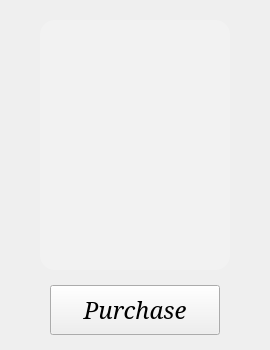
<?xml version="1.0" encoding="UTF-8"?>
<ui version="4.0">
 <class>pickCard</class>
 <widget class="QFrame" name="pickCard">
  <property name="geometry">
   <rect>
    <x>0</x>
    <y>0</y>
    <width>270</width>
    <height>350</height>
   </rect>
  </property>
  <property name="windowTitle">
   <string>Frame</string>
  </property>
  <property name="styleSheet">
   <string notr="true">#pickCard{
border-image: url(:/images/rule_background.png);
border-radius:75px;
}</string>
  </property>
  <property name="frameShape">
   <enum>QFrame::StyledPanel</enum>
  </property>
  <property name="frameShadow">
   <enum>QFrame::Raised</enum>
  </property>
  <widget class="QToolButton" name="cardShow">
   <property name="geometry">
    <rect>
     <x>40</x>
     <y>20</y>
     <width>190</width>
     <height>250</height>
    </rect>
   </property>
   <property name="styleSheet">
    <string notr="true">border-radius:15px;
background-color: rgba(255, 255, 254, 50);</string>
   </property>
   <property name="text">
    <string/>
   </property>
  </widget>
  <widget class="QToolButton" name="purchase">
   <property name="geometry">
    <rect>
     <x>50</x>
     <y>285</y>
     <width>170</width>
     <height>50</height>
    </rect>
   </property>
   <property name="font">
    <font>
     <family>Elephant</family>
     <pointsize>18</pointsize>
     <weight>50</weight>
     <italic>true</italic>
     <bold>false</bold>
    </font>
   </property>
   <property name="styleSheet">
    <string notr="true">border-radius:15px;
font: italic 18pt &quot;Elephant&quot;;
background-color: qlineargradient(spread: pad, x1: 0, y1: 0, x2: 0, y2: 1,\ stop : 0 rgba(255, 255, 255, 200),\ stop : 0.6 rgba(0, 130, 255, 255),\ stop : 1 rgba(255, 255, 255, 200));
color:rgb(255,255,255);</string>
   </property>
   <property name="text">
    <string>Purchase</string>
   </property>
  </widget>
 </widget>
 <resources/>
 <connections/>
</ui>
